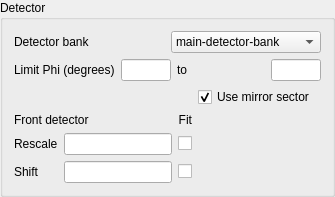
           <widget class="QGroupBox" name="groupBox_15">
            <property name="sizePolicy">
             <sizepolicy hsizetype="Preferred" vsizetype="Expanding">
              <horstretch>0</horstretch>
              <verstretch>0</verstretch>
             </sizepolicy>
            </property>
            <property name="title">
             <string>Detector</string>
            </property>
            <layout class="QGridLayout" name="gridLayout_17">
             <item row="4" column="1" colspan="2">
              <widget class="QCheckBox" name="mirror_phi">
               <property name="text">
                <string>Use mirror sector</string>
               </property>
               <property name="checked">
                <bool>true</bool>
               </property>
              </widget>
             </item>
             <item row="1" column="0" colspan="4">
              <layout class="QHBoxLayout" name="horizontalLayout_10">
               <item>
                <widget class="QLabel" name="label_43">
                 <property name="text">
                  <string>Detector bank</string>
                 </property>
                </widget>
               </item>
               <item>
                <widget class="QComboBox" name="detbank_sel">
                 <property name="sizePolicy">
                  <sizepolicy hsizetype="Preferred" vsizetype="Maximum">
                   <horstretch>0</horstretch>
                   <verstretch>0</verstretch>
                  </sizepolicy>
                 </property>
                 <item>
                  <property name="text">
                   <string>main-detector-bank</string>
                  </property>
                 </item>
                 <item>
                  <property name="text">
                   <string>HAB</string>
                  </property>
                 </item>
                 <item>
                  <property name="text">
                   <string>both</string>
                  </property>
                 </item>
                 <item>
                  <property name="text">
                   <string>merged</string>
                  </property>
                 </item>
                </widget>
               </item>
              </layout>
             </item>
             <item row="3" column="0" colspan="4">
              <layout class="QHBoxLayout" name="horizontalLayout_11">
               <item>
                <widget class="QLabel" name="label_45">
                 <property name="text">
                  <string>Limit Phi (degrees)</string>
                 </property>
                </widget>
               </item>
               <item>
                <widget class="QLineEdit" name="phi_min">
                 <property name="enabled">
                  <bool>true</bool>
                 </property>
                 <property name="sizePolicy">
                  <sizepolicy hsizetype="Expanding" vsizetype="Maximum">
                   <horstretch>0</horstretch>
                   <verstretch>0</verstretch>
                  </sizepolicy>
                 </property>
                 <property name="maximumSize">
                  <size>
                   <width>50</width>
                   <height>16777215</height>
                  </size>
                 </property>
                </widget>
               </item>
               <item>
                <widget class="QLabel" name="label_33">
                 <property name="text">
                  <string>to</string>
                 </property>
                </widget>
               </item>
               <item>
                <widget class="QLineEdit" name="phi_max">
                 <property name="enabled">
                  <bool>true</bool>
                 </property>
                 <property name="sizePolicy">
                  <sizepolicy hsizetype="Expanding" vsizetype="Maximum">
                   <horstretch>0</horstretch>
                   <verstretch>0</verstretch>
                  </sizepolicy>
                 </property>
                 <property name="maximumSize">
                  <size>
                   <width>50</width>
                   <height>16777215</height>
                  </size>
                 </property>
                </widget>
               </item>
              </layout>
             </item>
             <item row="6" column="0">
              <layout class="QHBoxLayout" name="horizontalLayout_12">
               <item>
                <layout class="QGridLayout" name="gridLayout_29">
                 <item row="0" column="2">
                  <widget class="QCheckBox" name="frontDetRescaleCB">
                   <property name="enabled">
                    <bool>true</bool>
                   </property>
                   <property name="text">
                    <string/>
                   </property>
                  </widget>
                 </item>
                 <item row="1" column="0">
                  <widget class="QLabel" name="label_4">
                   <property name="text">
                    <string>Shift</string>
                   </property>
                  </widget>
                 </item>
                 <item row="0" column="0">
                  <widget class="QLabel" name="label_2">
                   <property name="text">
                    <string>Rescale</string>
                   </property>
                  </widget>
                 </item>
                 <item row="0" column="1">
                  <widget class="QLineEdit" name="frontDetRescale"/>
                 </item>
                 <item row="1" column="1">
                  <widget class="QLineEdit" name="frontDetShift"/>
                 </item>
                 <item row="1" column="2">
                  <widget class="QCheckBox" name="frontDetShiftCB">
                   <property name="enabled">
                    <bool>true</bool>
                   </property>
                   <property name="text">
                    <string/>
                   </property>
                  </widget>
                 </item>
                </layout>
               </item>
              </layout>
             </item>
             <item row="5" column="0">
              <layout class="QHBoxLayout" name="horizontalLayout_15">
               <item>
                <widget class="QLabel" name="label_6">
                 <property name="text">
                  <string>Front detector</string>
                 </property>
                </widget>
               </item>
               <item>
                <widget class="QLabel" name="label_10">
                 <property name="text">
                  <string>Fit</string>
                 </property>
                 <property name="alignment">
                  <set>Qt::AlignRight|Qt::AlignTrailing|Qt::AlignVCenter</set>
                 </property>
                </widget>
               </item>
              </layout>
             </item>
            </layout>
           </widget>
